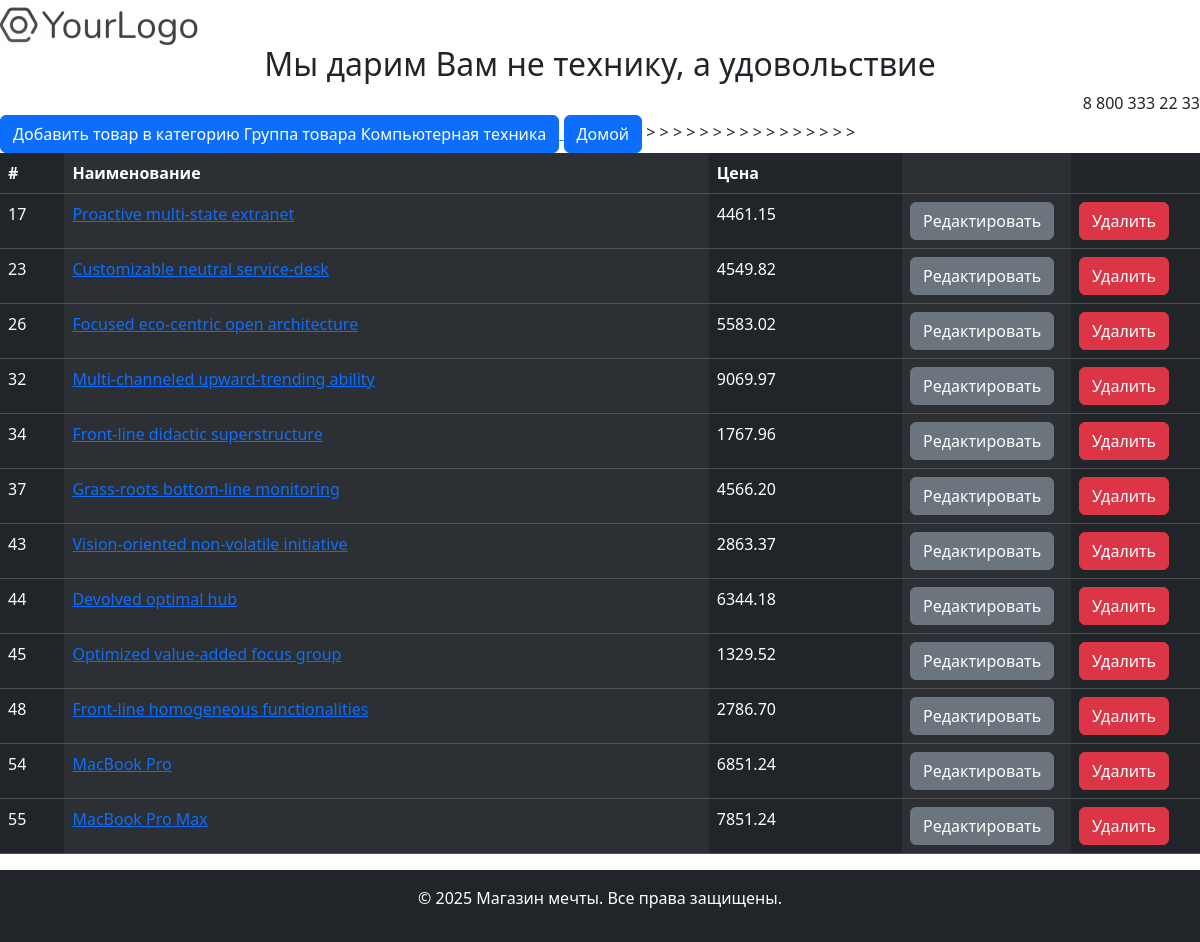
/products/6, run on the app's committed database.
### shop_store/models.py (models this page shows, shortened)
class Category(models.Model):
    name = models.CharField(max_length=50,validators=[MinLengthValidator(5)])
    description = models.TextField()
    def __str__(self):
        return f'Группа товара {self.name}'

class Product(models.Model):
    name = models.CharField( max_length=100,validators=[MinLengthValidator(5)])
    description = models.TextField()
    price = models.DecimalField(max_digits=10, decimal_places=2,validators=[MinValueValidator(10),MaxValueValidator(10000)])
    created_at = models.DateTimeField(auto_now_add=True)
    category = models.ForeignKey('Category', on_delete=models.CASCADE,related_name='category')

### shop_store/views.py (the view)
# urls.py: path('products/<int:category_id>', ProductListView.as_view(),name='products'),
class ProductListView(ListView):
    model = Product
    template_name = 'products.html'
    context_object_name = 'content'
    def get_queryset(self):
        category_id=self.kwargs['category_id']
        queryset = super().get_queryset()
        return queryset.filter(category_id=category_id)
    def get_context_data(self, **kwargs):
        category_id=self.kwargs['category_id']
        context = super().get_context_data(**kwargs)
        context['category_name'] = Category.objects.get(pk=category_id)
        context['category_id'] = category_id
        return context

### shop_store/templates/products.html (shortened to what this page needs)
{% load static %}
<!DOCTYPE html>
<html lang="en">
<head>
        {% include 'head.html' %}
</head>
<body>
    <header>
 	<div align="left">
                <img src="{% static 'image/logo.png' %}"  alt="My logo" loading="lazy">
    </div>
    <div  align="center" ><h2>Мы дарим Вам не технику, а удовольствие</h2></div>
    <div class="phone1 show_phone_icon" align="right">8 800 333 22 33</div>
    </header>
    <main>
            <a href="{% url 'product_add' category_id %}">  <button type="submit" class="btn btn-primary" > Добавить товар в категорию {{category_name}} </button> </a>
            <a href="{% url 'index' %}"> <button type="submit" class="btn btn-primary" > Домой </button></a>
        <table class="table table-dark table-striped-columns" width="400px">
                <tr>
                    <th width="5%">#</th>>
                    <th width="50%">Наименование</th>>
                    <th width="15%">Цена</th>>
                    <td width="10%"></td>
                    <td width="10%"></td>
                </tr>>
                {% for prod in content %}
                    <tr>
                         <td>   {{ prod.id }}</td>
                         <td>   <a href="{% url 'product' prod.id %}">   {{ prod.name }} </a> </td>
                         <td>   {{ prod.price }}</td>
                         <td>    <a href="{% url 'product_edit' prod.id %}" class="btn btm-sm btn-secondary">Редактировать</a></td>>
                         <td>    <a href="{% url 'product_delete' prod.id %}" class="btn btm-sm btn-danger">Удалить</a></td>
                {% endfor  %}
        </table>
    </main>
   <footer class="bg-dark text-white text-center py-3">
        {% include 'footer.html' %}
   </footer>
</body>
</html>

### data on the page
Category: name "Группа товара Компьютерная техника"
Product: id "17", name "Proactive multi-state extranet", price "4461.15"
Product: id "23", name "Customizable neutral service-desk", price "4549.82"
Product: id "26", name "Focused eco-centric open architecture", price "5583.02"
Product: id "32", name "Multi-channeled upward-trending ability", price "9069.97"
Product: id "34", name "Front-line didactic superstructure", price "1767.96"
Product: id "37", name "Grass-roots bottom-line monitoring", price "4566.20"
Product: id "43", name "Vision-oriented non-volatile initiative", price "2863.37"
Product: id "44", name "Devolved optimal hub", price "6344.18"
Product: id "45", name "Optimized value-added focus group", price "1329.52"
Product: id "48", name "Front-line homogeneous functionalities", price "2786.70"
Product: id "54", name "MacBook Pro", price "6851.24"
Product: id "55", name "MacBook Pro Max", price "7851.24"
